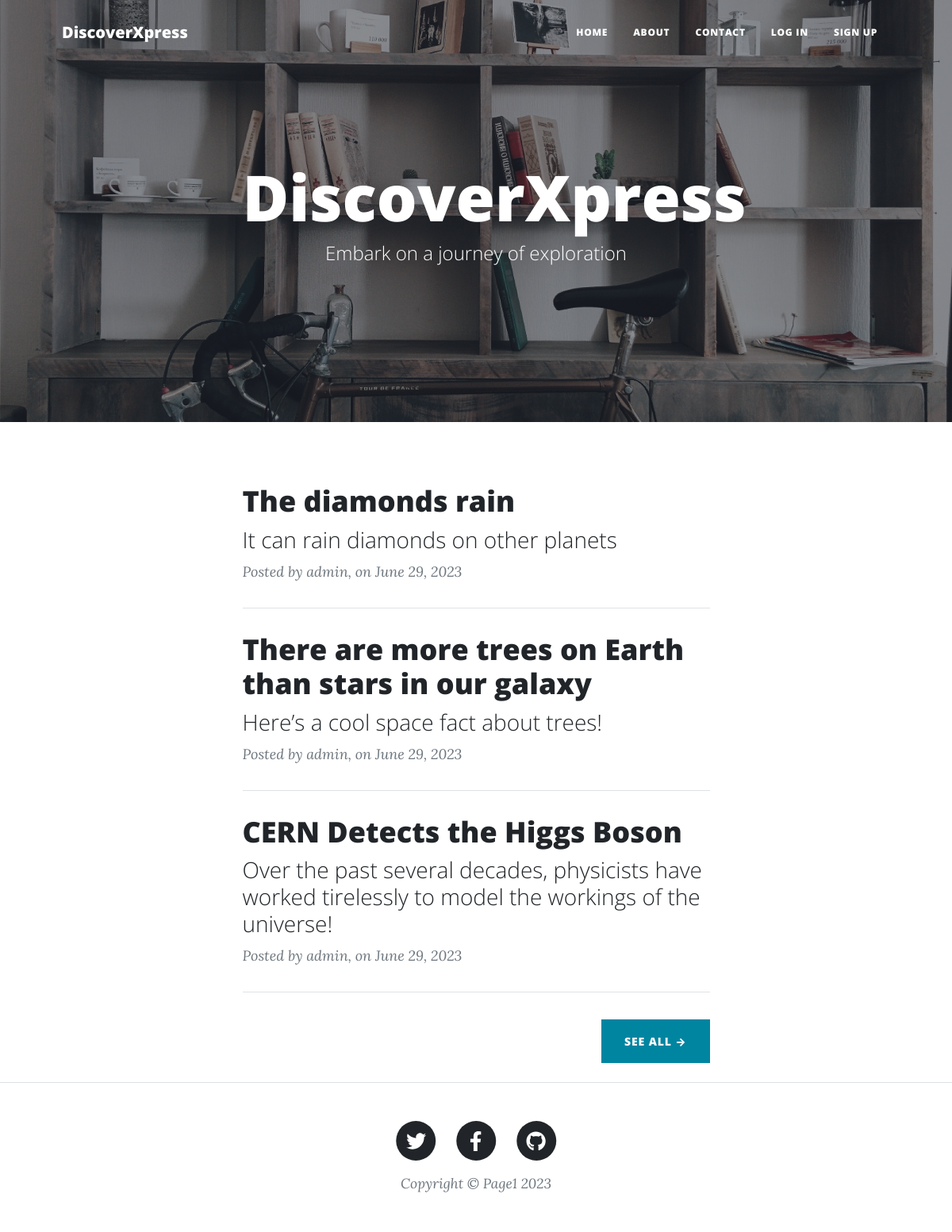
Before: / with the older database file.
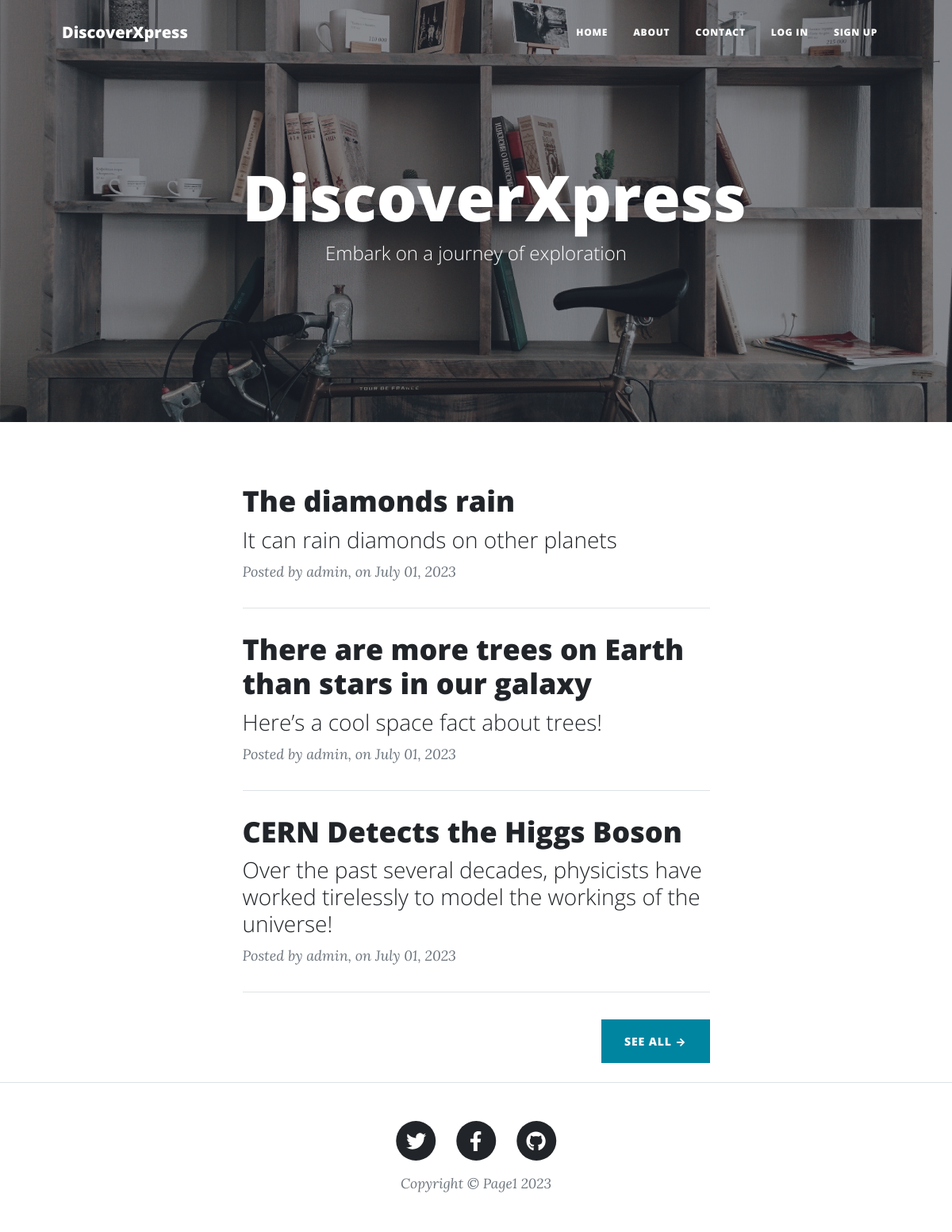
After: the same page with the newer database file.
### Sqlmodels.py (models this page shows)
class PostData(db.Model):
    __tablename__ = "posts"
    id = db.Column(db.Integer, primary_key=True)
    author_id = db.Column(db.Integer, db.ForeignKey("users.id"), nullable=False)
    author = db.relationship("User", lazy='subquery', back_populates="posts"   )
    title = db.Column(db.String(250), unique=True, nullable=False)
    subtitle = db.Column(db.String(500), nullable=False)
    post_date = db.Column(db.String(50), nullable=False)
    body = db.Column(db.String(), nullable=False)
    img_url = db.Column(db.String(500), nullable=False)
    comments = db.relationship("Comments", lazy='subquery', back_populates="parent_post")

class User(UserMixin, db.Model):
    __tablename__ = "users"
    id = db.Column(db.Integer, primary_key=True, autoincrement=True)
    email = db.Column(db.String(250), unique=True, nullable=False)
    password = db.Column(db.String(250), nullable=False)
    name = db.Column(db.String(250), nullable=False)
    posts = db.relationship("PostData", back_populates="author")
    comments = db.relationship("Comments", lazy='subquery', back_populates="comment_author")

### main.py (the view)
@app.route("/")
def home():
    with app.app_context():
        home_post_objects = db.session.execute(db.select(PostData)).scalars().all()[::-1]
    return render_template("index.html", top_posts=home_post_objects[:3], logged_in=current_user.is_authenticated)

### templates/index.html (shortened to what this page needs)
<!DOCTYPE html>
<html lang="en">
{% include "header.html" %}
        <header class="masthead" style="background-image: url({{url_for('static', filename= 'assets/img/home1-unsplash.jpg')}})">
            <div class="container position-relative px-4 px-lg-5">
                <div class="row gx-4 gx-lg-5 justify-content-center">
                    <div class="col-md-10 col-lg-8 col-xl-7">
                        <div class="site-heading">
                            <h1>DiscoverXpress</h1>
                            <span class="subheading">Embark on a journey of exploration</span>
                        </div>
                    </div>
                </div>
            </div>
        </header>
    <body>
        <div class="container px-4 px-lg-5">
            <div class="row gx-4 gx-lg-5 justify-content-center">
                <div class="col-md-10 col-lg-8 col-xl-7">
                {% for post in top_posts %}
                    <div class="post-preview">
                        <a href="{{url_for('post_content', post_id=post.id)}}">
                            <h2 class="post-title">{{post.title}}</h2>
                            <h3 class="post-subtitle">{{post.subtitle}}</h3>
                        </a>
                        <p class="post-meta">
                            Posted by
                            {{post.author.name}},
                            on {{post.post_date}}
                        </p>
                    </div>
                    <hr class="my-4" />
                {% endfor %}
                    <div class="d-flex justify-content-end mb-4"><a class="btn btn-primary text-uppercase" href="{{url_for('all_posts')}}">See All →</a></div>
                </div>
            </div>
        </div>
    </body>
{% include "footer.html" %}
</html>

### templates/header.html (shortened to what this page needs)
<!DOCTYPE html>
<head>
    <link href="{{url_for('static', filename='css/styles.css')}}" rel="stylesheet" />
</head>
<body>
<nav class="navbar navbar-expand-lg navbar-light" id="mainNav">
    <div class="container px-4 px-lg-5">
        <a class="navbar-brand" href="{{url_for('home')}}">DiscoverXpress</a>
        <div class="collapse navbar-collapse" id="navbarResponsive">
            <ul class="navbar-nav ms-auto py-4 py-lg-0">
                <li class="nav-item"><a class="nav-link px-lg-3 py-3 py-lg-4" href="{{url_for('home')}}">Home</a></li>
                <li class="nav-item"><a class="nav-link px-lg-3 py-3 py-lg-4" href="{{url_for('about')}}">About</a></li>
                <li class="nav-item"><a class="nav-link px-lg-3 py-3 py-lg-4" href="{{url_for('contact')}}">Contact</a></li>
                {% if not logged_in: %}
                <li class="nav-item"><a class="nav-link px-lg-3 py-3 py-lg-4" href="{{url_for('log_in')}}">Log in</a></li>
                <li class="nav-item"><a class="nav-link px-lg-3 py-3 py-lg-4" href="{{url_for('sign_up')}}">Sign up</a></li>
                {% else: %}
                <li class="nav-item"><a class="nav-link px-lg-3 py-3 py-lg-4" href="{{url_for('log_out')}}">Log out</a></li>
                {% endif %}
            </ul>
        </div>
    </div>
</nav>

### templates/footer.html
<!DOCTYPE html>
<html lang="en">
        <footer class="border-top">
            <div class="container px-4 px-lg-5">
                <div class="row gx-4 gx-lg-5 justify-content-center">
                    <div class="col-md-10 col-lg-8 col-xl-7">
                        <ul class="list-inline text-center">
                            <li class="list-inline-item">
                                <a href="#!">
                                    <span class="fa-stack fa-lg">
                                        <i class="fas fa-circle fa-stack-2x"></i>
                                        <i class="fab fa-twitter fa-stack-1x fa-inverse"></i>
                                    </span>
                                </a>
                            </li>
                            <li class="list-inline-item">
                                <a href="#!">
                                    <span class="fa-stack fa-lg">
                                        <i class="fas fa-circle fa-stack-2x"></i>
                                        <i class="fab fa-facebook-f fa-stack-1x fa-inverse"></i>
                                    </span>
                                </a>
                            </li>
                            <li class="list-inline-item">
                                <a href="#!">
                                    <span class="fa-stack fa-lg">
                                        <i class="fas fa-circle fa-stack-2x"></i>
                                        <i class="fab fa-github fa-stack-1x fa-inverse"></i>
                                    </span>
                                </a>
                            </li>
                        </ul>
                        <div class="small text-center text-muted fst-italic">Copyright &copy; Page1 2023</div>
                    </div>
                </div>
            </div>
        </footer>
</html>

Changed rows visible on the page:
changed PostData "The diamonds rain": post_date "June 29, 2023" → "July 01, 2023"
changed PostData "There are more trees on Earth than stars in our galaxy": post_date "June 29, 2023" → "July 01, 2023"
changed PostData "CERN Detects the Higgs Boson": post_date "June 29, 2023" → "July 01, 2023"
